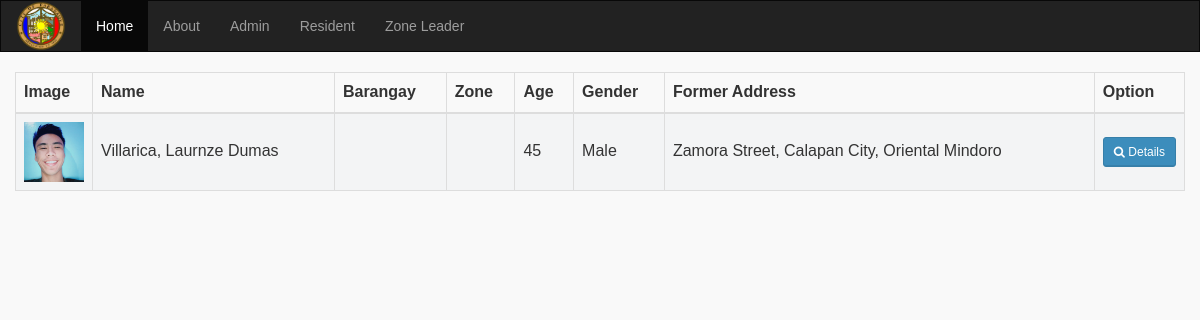
/main/index.php, run on the app's committed database.
### tables this page shows
CREATE TABLE `tblresident` (
  `id` int(11) NOT NULL,
  `lname` varchar(20) NOT NULL,
  `fname` varchar(20) NOT NULL,
  `mname` varchar(20) NOT NULL,
  `bdate` varchar(20) NOT NULL,
  `bplace` text NOT NULL,
  `age` int(11) NOT NULL,
  `barangay` varchar(120) NOT NULL,
  `zone` varchar(5) NOT NULL,
  `totalhousehold` int(5) NOT NULL,
  `differentlyabledperson` varchar(100) NOT NULL,
  `relationtohead` varchar(50) NOT NULL,
  `maritalstatus` varchar(50) NOT NULL,
  `bloodtype` varchar(10) NOT NULL,
  `civilstatus` varchar(20) NOT NULL,
  `occupation` varchar(100) NOT NULL,
  `monthlyincome` int(12) NOT NULL,
  `householdnum` int(11) NOT NULL,
  `lengthofstay` int(11) NOT NULL,
  `religion` varchar(50) NOT NULL,
  `nationality` varchar(50) NOT NULL,
  `gender` varchar(6) NOT NULL,
  `skills` text NOT NULL,
  `igpitID` int(11) NOT NULL,
  `philhealthNo` int(12) NOT NULL,
  `highestEducationalAttainment` varchar(50) NOT NULL,
  `houseOwnershipStatus` varchar(50) NOT NULL,
  `landOwnershipStatus` varchar(20) NOT NULL,
  `dwellingtype` varchar(20) NOT NULL,
  `waterUsage` varchar(20) NOT NULL,
  `lightningFacilities` varchar(20) NOT NULL,
  `sanitaryToilet` varchar(20) NOT NULL,
  `formerAddress` text NOT NULL,
  `remarks` text NOT NULL,
  `image` text NOT NULL,
  `username` varchar(50) NOT NULL,
  `password` varchar(50) NOT NULL
);

### main/index.php (shortened to what this page needs)
<html>
<head>
    <link href="../css/bootstrap.min.css" rel="stylesheet" type="text/css" />
    <link href="../css/font-awesome.min.css" rel="stylesheet" type="text/css" />
    <link href="../css/ionicons.min.css" rel="stylesheet" type="text/css" />
    <link href="../js/morris/morris-0.4.3.min.css" rel="stylesheet" type="text/css" />
    <link href="../css/AdminLTE.css" rel="stylesheet" type="text/css" />
    <link href="../css/datatables/dataTables.bootstrap.css" rel="stylesheet" type="text/css" />
    <link href="../css/select2.css" rel="stylesheet" type="text/css" />
</head>
<body>
<nav class="navbar navbar-inverse" style="border-radius:0px;">
  <div class="container-fluid">
    <div class="navbar-header">
      <a class="navbar-brand" href="index.php"><img alt="Brand" src="../img/logo.png" style="width:50px; margin-top:-15px; "></a>
    </div>
    <div class="collapse navbar-collapse" id="bs-example-navbar-collapse-1">
      <ul class="nav navbar-nav">
        <li class="active"><a href="index.php">Home <span class="sr-only">(current)</span></a></li>
        <li><a href="about.php">About</a></li>
        <li><a href="../login.php">Admin</a></li>
        <li><a href="../pages/resident/login.php">Resident</a></li>
        <li><a href="../pages/zone/login.php">Zone Leader</a></li>
      </ul>
    </div>
  </div>
</nav>
<div class="wrapper row-offcanvas row-offcanvas-left">
<div class="container-fluid">
<table id="table" class="table table-bordered table-striped">
    <thead>
        <tr>
            <th>Image</th>
            <th>Name</th>
            <th>Barangay</th>
            <th>Zone</th>
            <th>Age</th>
            <th>Gender</th>
            <th>Former Address</th>
            <th style="width: 5% !important;">Option</th>
        </tr>
    </thead>
    <tbody>
        <?php
        include "../pages/connection.php";
        $squery = mysqli_query($con, "SELECT *,CONCAT(lname, ', ', fname, ' ', mname) as cname FROM tblresident");
        while($row = mysqli_fetch_array($squery))
        {
            echo '
            <tr>
                <td style="width:70px;"><image src="../pages/resident/image/'.basename($row['image']).'" style="width:60px;height:60px;"/></td>
                <td>'.$row['cname'].'</td>
                <td>'.$row['barangay'].'</td>
                <td>'.$row['zone'].'</td>
                <td>'.$row['age'].'</td>
                <td>'.$row['gender'].'</td>
                <td>'.$row['formerAddress'].'</td>
                <td><button class="btn btn-primary btn-sm" data-target="#detailsModal'.$row['id'].'" data-toggle="modal"><i class="fa fa-search" aria-hidden="true"></i> Details</button></td>
            </tr>
            ';
        }
        ?>
    </tbody>
</table>
</div>
</div>
</body>
</html>

### css/AdminLTE.css (style rules this page uses)
html, body { overflow-x: hidden!important; font-family: 'Source Sans Pro', sans-serif; -webkit-font-smoothing: antialiased; min-height: 100%; background: #f9f9f9; }
a { color: #3c8dbc; }
.wrapper { min-height: 100%; }
.wrapper:before, .wrapper:after { display: table; content: " "; }
.wrapper:after { clear: both; }
img { max-width: 100%important; }
.table-striped > tbody > tr:nth-child(odd) > td, .table-striped > tbody > tr:nth-child(odd) > th { background-color: #f3f4f5; }
.btn { font-weight: 500; -webkit-border-radius: 3px; -moz-border-radius: 3px; border-radius: 3px; border: 1px solid transparent; -webkit-box-shadow: inset 0px -2px 0px 0px rgba(0, 0, 0, 0.09); -moz-box-shadow: inset 0px -2px 0px 0px rgba(0, 0, 0, 0.09); box-shadow: inset 0px -1px 0px 0px rgba(0, 0, 0, 0.09); }
.btn.btn-primary { background-color: #3c8dbc; border-color: #367fa9; }
.btn.btn-sm { font-size: 12px; }

### data on the page
tblresident: image (picture), cname "Villarica, Laurnze Dumas", age "45", gender "Male", formerAddress "Zamora Street, Calapan City, Oriental Mindoro"
